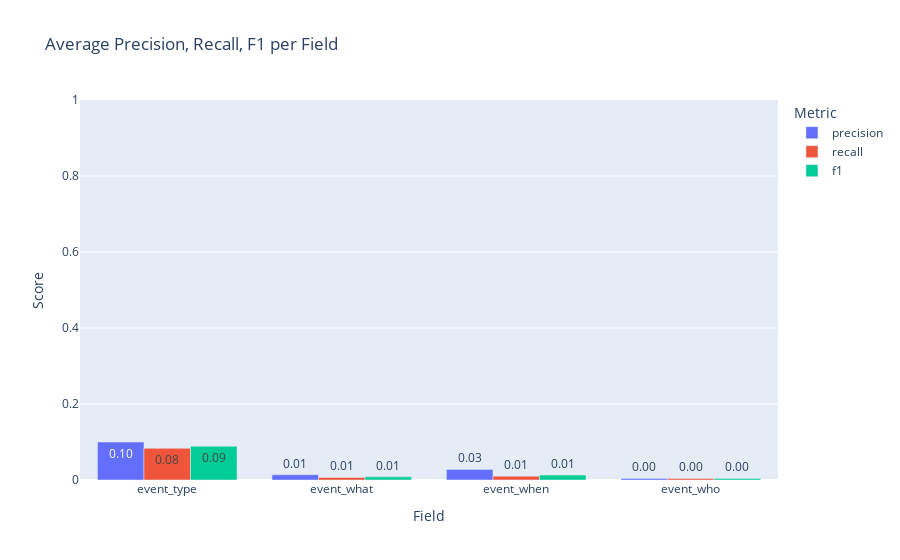
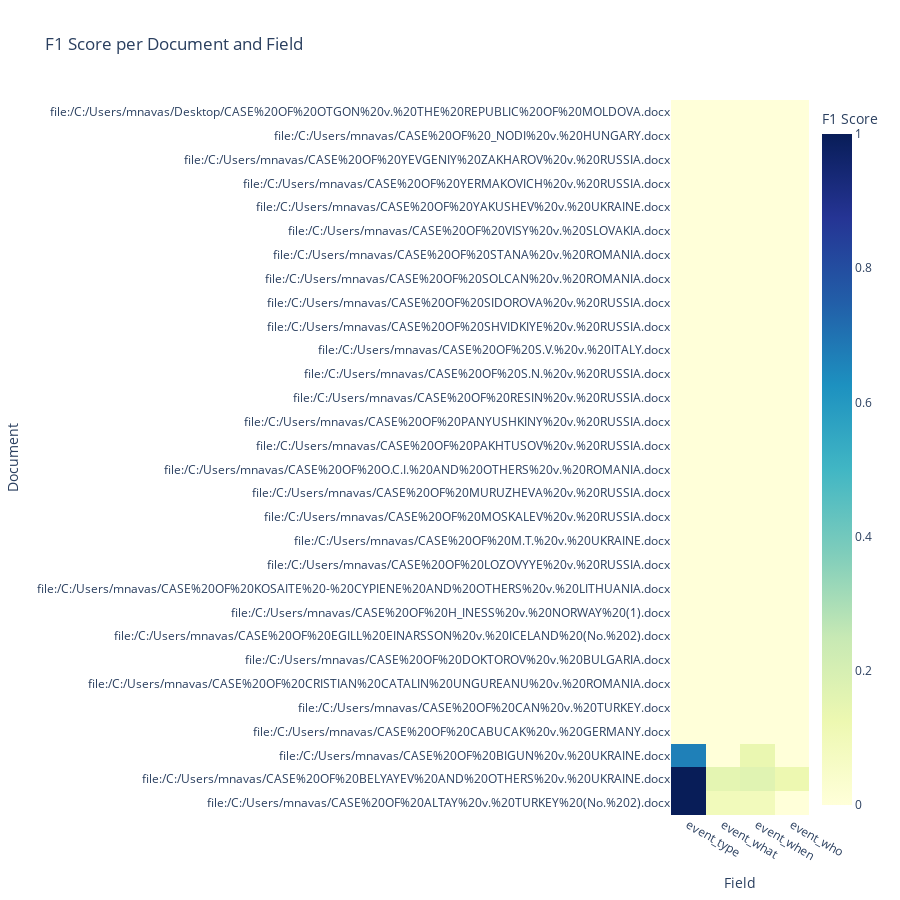
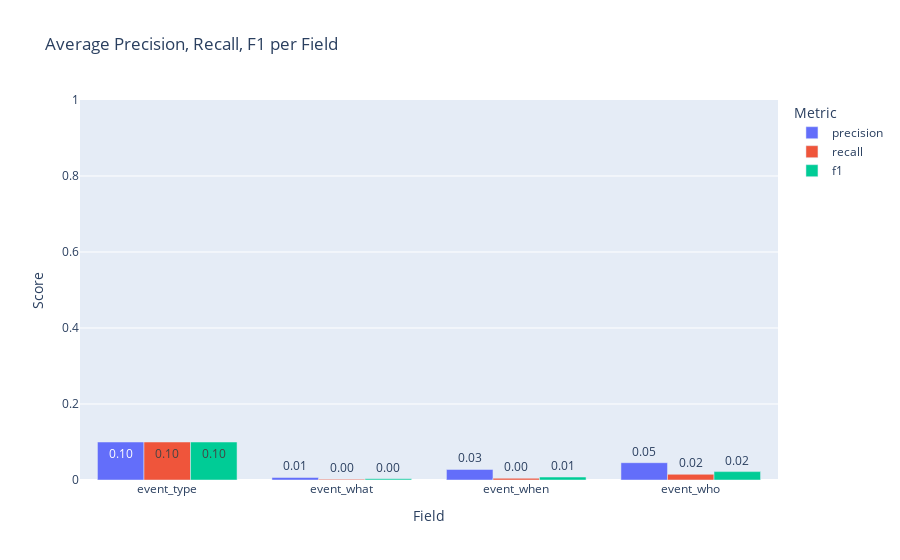
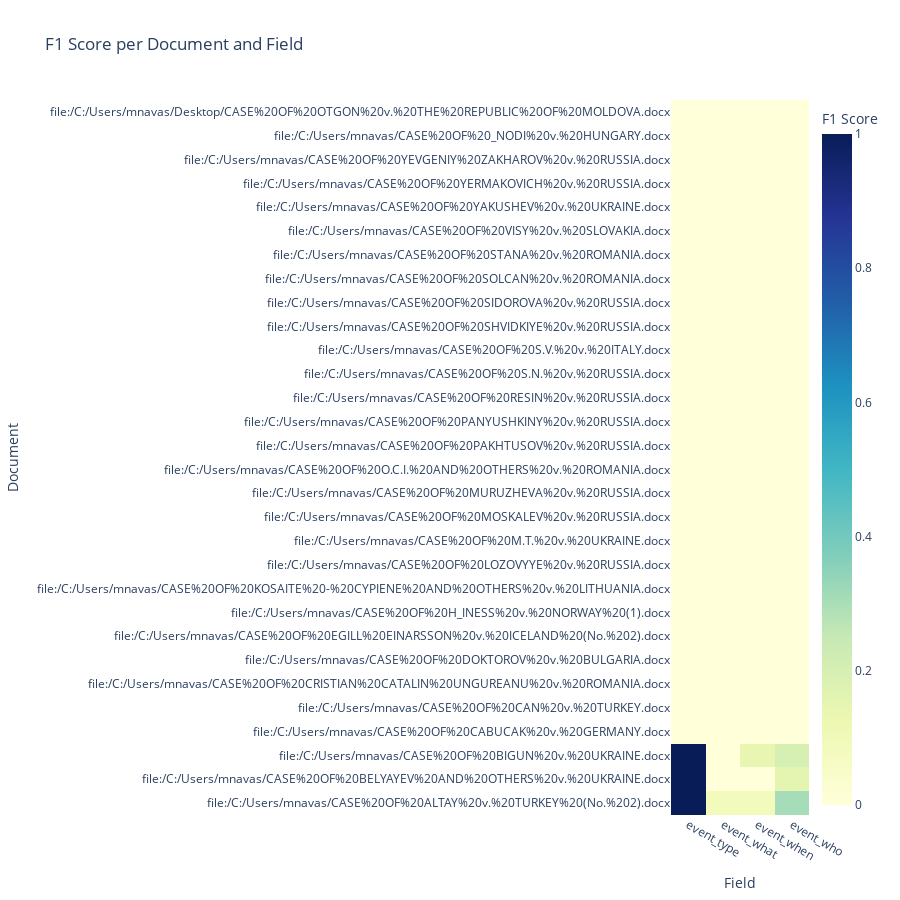

Notebook source saved alongside these figures, in order:
### Code cell
gold_path = "input/gold_standard_events.json"
pred_path = "chat_responses_with_instructions.json"
model_names = get_all_model_names(pred_path)

all_results = {}
for model_name in model_names:
    print(f"\n=== Evaluation for model: {model_name} ===")
    results = evaluate(gold_path, pred_path, model_name=model_name)
    all_results[model_name] = results
    for doc, fields in results.items():
        print(f"\nDocument: {doc}")
        for field, scores in fields.items():
            print(f"{field}: P={scores['precision']:.2f} R={scores['recall']:.2f} F1={scores['f1']:.2f} (TP={scores['tp']} FP={scores['fp']} FN={scores['fn']})")
    plot_overview(results)

### Figure 1 — Plotly figure (JSON) as saved in the notebook; plotly's stock layout.template omitted (floating-point values rounded to 4 significant figures)
{"data": [{"alignmentgroup": "True", "hovertemplate": "Metric=precision<br>Field=%{x}<br>Score=%{y}<extra></extra>", "legendgroup": "precision", "marker": {"color": "#636efa", "pattern": {"shape": ""}}, "name": "precision", "offsetgroup": "precision", "orientation": "v", "showlegend": true, "textposition": "auto", "texttemplate": "%{y:.2f}", "type": "bar", "x": ["event_type", "event_what", "event_when", "event_who"], "xaxis": "x", "y": [0.1, 0.01389, 0.02778, 0.004167], "yaxis": "y"}, {"alignmentgroup": "True", "hovertemplate": "Metric=recall<br>Field=%{x}<br>Score=%{y}<extra></extra>", "legendgroup": "recall", "marker": {"color": "#EF553B", "pattern": {"shape": ""}}, "name": "recall", "offsetgroup": "recall", "orientation": "v", "showlegend": true, "textposition": "auto", "texttemplate": "%{y:.2f}", "type": "bar", "x": ["event_type", "event_what", "event_when", "event_who"], "xaxis": "x", "y": [0.08333, 0.006723, 0.01009, 0.004167], "yaxis": "y"}, {"alignmentgroup": "True", "hovertemplate": "Metric=f1<br>Field=%{x}<br>Score=%{y}<extra></extra>", "legendgroup": "f1", "marker": {"color": "#00cc96", "pattern": {"shape": ""}}, "name": "f1", "offsetgroup": "f1", "orientation": "v", "showlegend": true, "textposition": "auto", "texttemplate": "%{y:.2f}", "type": "bar", "x": ["event_type", "event_what", "event_when", "event_who"], "xaxis": "x", "y": [0.08889, 0.008303, 0.01303, 0.004167], "yaxis": "y"}], "layout": {"barmode": "group", "legend": {"title": {"text": "Metric"}, "tracegroupgap": 0}, "title": {"text": "Average Precision, Recall, F1 per Field"}, "xaxis": {"anchor": "y", "domain": [0, 1], "title": {"text": "Field"}}, "yaxis": {"anchor": "x", "domain": [0, 1], "range": [0, 1], "title": {"text": "Score"}}}}

### Figure 2 — Plotly figure (JSON) as saved in the notebook; plotly's stock layout.template omitted (floating-point values rounded to 4 significant figures)
{"data": [{"colorbar": {"title": {"text": "F1 Score"}}, "colorscale": [[0, "rgb(255,255,217)"], [0.125, "rgb(237,248,177)"], [0.25, "rgb(199,233,180)"], [0.375, "rgb(127,205,187)"], [0.5, "rgb(65,182,196)"], [0.625, "rgb(29,145,192)"], [0.75, "rgb(34,94,168)"], [0.875, "rgb(37,52,148)"], [1, "rgb(8,29,88)"]], "hovertemplate": "Document: %{y}<br>Field: %{x}<br>F1: %{z:.2f}<extra></extra>", "text": [["1.0", "0.1", "0.09", "0.0"], ["1.0", "0.15", "0.17", "0.12"], ["0.67", "0.0", "0.13", "0.0"], ["0.0", "0.0", "0.0", "0.0"], ["0.0", "0.0", "0.0", "0.0"], ["0.0", "0.0", "0.0", "0.0"], ["0.0", "0.0", "0.0", "0.0"], ["0.0", "0.0", "0.0", "0.0"], ["0.0", "0.0", "0.0", "0.0"], ["0.0", "0.0", "0.0", "0.0"], ["0.0", "0.0", "0.0", "0.0"], ["0.0", "0.0", "0.0", "0.0"], ["0.0", "0.0", "0.0", "0.0"], ["0.0", "0.0", "0.0", "0.0"], ["0.0", "0.0", "0.0", "0.0"], ["0.0", "0.0", "0.0", "0.0"], ["0.0", "0.0", "0.0", "0.0"], ["0.0", "0.0", "0.0", "0.0"], ["0.0", "0.0", "0.0", "0.0"], ["0.0", "0.0", "0.0", "0.0"], ["0.0", "0.0", "0.0", "0.0"], ["0.0", "0.0", "0.0", "0.0"], ["0.0", "0.0", "0.0", "0.0"], ["0.0", "0.0", "0.0", "0.0"], ["0.0", "0.0", "0.0", "0.0"], ["0.0", "0.0", "0.0", "0.0"], ["0.0", "0.0", "0.0", "0.0"], ["0.0", "0.0", "0.0", "0.0"], ["0.0", "0.0", "0.0", "0.0"], ["0.0", "0.0", "0.0", "0.0"]], "type": "heatmap", "x": ["event_type", "event_what", "event_when", "event_who"], "y": ["file:/C:/Users/mnavas/CASE%20OF%20ALTAY%20v.%20TURKEY%20(No.%202).docx", "file:/C:/Users/mnavas/CASE%20OF%20BELYAYEV%20AND%20OTHERS%20v.%20UKRAINE.docx", "file:/C:/Users/mnavas/CASE%20OF%20BIGUN%20v.%20UKRAINE.docx", "file:/C:/Users/mnavas/CASE%20OF%20CABUCAK%20v.%20GERMANY.docx", "file:/C:/Users/mnavas/CASE%20OF%20CAN%20v.%20TURKEY.docx", "file:/C:/Users/mnavas/CASE%20OF%20CRISTIAN%20CATALIN%20UNGUREANU%20v.%20ROMANIA.docx", "file:/C:/Users/mnavas/CASE%20OF%20DOKTOROV%20v.%20BULGARIA.docx", "file:/C:/Users/mnavas/CASE%20OF%20EGILL%20EINARSSON%20v.%20ICELAND%20(No.%202).docx", "file:/C:/Users/mnavas/CASE%20OF%20H_INESS%20v.%20NORWAY%20(1).docx", "file:/C:/Users/mnavas/CASE%20OF%20KOSAITE%20-%20CYPIENE%20AND%20OTHERS%20v.%20LITHUANIA.docx", "file:/C:/Users/mnavas/CASE%20OF%20LOZOVYYE%20v.%20RUSSIA.docx", "file:/C:/Users/mnavas/CASE%20OF%20M.T.%20v.%20UKRAINE.docx", "file:/C:/Users/mnavas/CASE%20OF%20MOSKALEV%20v.%20RUSSIA.docx", "file:/C:/Users/mnavas/CASE%20OF%20MURUZHEVA%20v.%20RUSSIA.docx", "file:/C:/Users/mnavas/CASE%20OF%20O.C.I.%20AND%20OTHERS%20v.%20ROMANIA.docx", "file:/C:/Users/mnavas/CASE%20OF%20PAKHTUSOV%20v.%20RUSSIA.docx", "file:/C:/Users/mnavas/CASE%20OF%20PANYUSHKINY%20v.%20RUSSIA.docx", "file:/C:/Users/mnavas/CASE%20OF%20RESIN%20v.%20RUSSIA.docx", "file:/C:/Users/mnavas/CASE%20OF%20S.N.%20v.%20RUSSIA.docx", "file:/C:/Users/mnavas/CASE%20OF%20S.V.%20v.%20ITALY.docx", "file:/C:/Users/mnavas/CASE%20OF%20SHVIDKIYE%20v.%20RUSSIA.docx", "file:/C:/Users/mnavas/CASE%20OF%20SIDOROVA%20v.%20RUSSIA.docx", "file:/C:/Users/mnavas/CASE%20OF%20SOLCAN%20v.%20ROMANIA.docx", "file:/C:/Users/mnavas/CASE%20OF%20STANA%20v.%20ROMANIA.docx", "file:/C:/Users/mnavas/CASE%20OF%20VISY%20v.%20SLOVAKIA.docx", "file:/C:/Users/mnavas/CASE%20OF%20YAKUSHEV%20v.%20UKRAINE.docx", "file:/C:/Users/mnavas/CASE%20OF%20YERMAKOVICH%20v.%20RUSSIA.docx", "file:/C:/Users/mnavas/CASE%20OF%20YEVGENIY%20ZAKHAROV%20v.%20RUSSIA.docx", "file:/C:/Users/mnavas/CASE%20OF%20_NODI%20v.%20HUNGARY.docx", "file:/C:/Users/mnavas/Desktop/CASE%20OF%20OTGON%20v.%20THE%20REPUBLIC%20OF%20MOLDOVA.docx"], "z": [[1.0, 0.09524, 0.09091, 0.0], [1.0, 0.1538, 0.1667, 0.125], [0.6667, 0.0, 0.1333, 0.0], [0.0, 0.0, 0.0, 0.0], [0.0, 0.0, 0.0, 0.0], [0.0, 0.0, 0.0, 0.0], [0.0, 0.0, 0.0, 0.0], [0.0, 0.0, 0.0, 0.0], [0.0, 0.0, 0.0, 0.0], [0.0, 0.0, 0.0, 0.0], [0.0, 0.0, 0.0, 0.0], [0.0, 0.0, 0.0, 0.0], [0.0, 0.0, 0.0, 0.0], [0.0, 0.0, 0.0, 0.0], [0.0, 0.0, 0.0, 0.0], [0.0, 0.0, 0.0, 0.0], [0.0, 0.0, 0.0, 0.0], [0.0, 0.0, 0.0, 0.0], [0.0, 0.0, 0.0, 0.0], [0.0, 0.0, 0.0, 0.0], [0.0, 0.0, 0.0, 0.0], [0.0, 0.0, 0.0, 0.0], [0.0, 0.0, 0.0, 0.0], [0.0, 0.0, 0.0, 0.0], [0.0, 0.0, 0.0, 0.0], [0.0, 0.0, 0.0, 0.0], [0.0, 0.0, 0.0, 0.0], [0.0, 0.0, 0.0, 0.0], [0.0, 0.0, 0.0, 0.0], [0.0, 0.0, 0.0, 0.0]], "zmax": 1, "zmin": 0}], "layout": {"height": 900, "title": {"text": "F1 Score per Document and Field"}, "xaxis": {"title": {"text": "Field"}}, "yaxis": {"title": {"text": "Document"}}}}

### Figure 3 — Plotly figure (JSON) as saved in the notebook; plotly's stock layout.template omitted (floating-point values rounded to 4 significant figures)
{"data": [{"alignmentgroup": "True", "hovertemplate": "Metric=precision<br>Field=%{x}<br>Score=%{y}<extra></extra>", "legendgroup": "precision", "marker": {"color": "#636efa", "pattern": {"shape": ""}}, "name": "precision", "offsetgroup": "precision", "orientation": "v", "showlegend": true, "textposition": "auto", "texttemplate": "%{y:.2f}", "type": "bar", "x": ["event_type", "event_what", "event_when", "event_who"], "xaxis": "x", "y": [0.1, 0.006667, 0.02778, 0.04556], "yaxis": "y"}, {"alignmentgroup": "True", "hovertemplate": "Metric=recall<br>Field=%{x}<br>Score=%{y}<extra></extra>", "legendgroup": "recall", "marker": {"color": "#EF553B", "pattern": {"shape": ""}}, "name": "recall", "offsetgroup": "recall", "orientation": "v", "showlegend": true, "textposition": "auto", "texttemplate": "%{y:.2f}", "type": "bar", "x": ["event_type", "event_what", "event_when", "event_who"], "xaxis": "x", "y": [0.1, 0.001961, 0.004532, 0.015], "yaxis": "y"}, {"alignmentgroup": "True", "hovertemplate": "Metric=f1<br>Field=%{x}<br>Score=%{y}<extra></extra>", "legendgroup": "f1", "marker": {"color": "#00cc96", "pattern": {"shape": ""}}, "name": "f1", "offsetgroup": "f1", "orientation": "v", "showlegend": true, "textposition": "auto", "texttemplate": "%{y:.2f}", "type": "bar", "x": ["event_type", "event_what", "event_when", "event_who"], "xaxis": "x", "y": [0.1, 0.00303, 0.007792, 0.02205], "yaxis": "y"}], "layout": {"barmode": "group", "legend": {"title": {"text": "Metric"}, "tracegroupgap": 0}, "title": {"text": "Average Precision, Recall, F1 per Field"}, "xaxis": {"anchor": "y", "domain": [0, 1], "title": {"text": "Field"}}, "yaxis": {"anchor": "x", "domain": [0, 1], "range": [0, 1], "title": {"text": "Score"}}}}

### Figure 4 — Plotly figure (JSON) as saved in the notebook; plotly's stock layout.template omitted (floating-point values rounded to 4 significant figures)
{"data": [{"colorbar": {"title": {"text": "F1 Score"}}, "colorscale": [[0, "rgb(255,255,217)"], [0.125, "rgb(237,248,177)"], [0.25, "rgb(199,233,180)"], [0.375, "rgb(127,205,187)"], [0.5, "rgb(65,182,196)"], [0.625, "rgb(29,145,192)"], [0.75, "rgb(34,94,168)"], [0.875, "rgb(37,52,148)"], [1, "rgb(8,29,88)"]], "hovertemplate": "Document: %{y}<br>Field: %{x}<br>F1: %{z:.2f}<extra></extra>", "text": [["1.0", "0.09", "0.09", "0.31"], ["1.0", "0.0", "0.0", "0.15"], ["1.0", "0.0", "0.14", "0.2"], ["0.0", "0.0", "0.0", "0.0"], ["0.0", "0.0", "0.0", "0.0"], ["0.0", "0.0", "0.0", "0.0"], ["0.0", "0.0", "0.0", "0.0"], ["0.0", "0.0", "0.0", "0.0"], ["0.0", "0.0", "0.0", "0.0"], ["0.0", "0.0", "0.0", "0.0"], ["0.0", "0.0", "0.0", "0.0"], ["0.0", "0.0", "0.0", "0.0"], ["0.0", "0.0", "0.0", "0.0"], ["0.0", "0.0", "0.0", "0.0"], ["0.0", "0.0", "0.0", "0.0"], ["0.0", "0.0", "0.0", "0.0"], ["0.0", "0.0", "0.0", "0.0"], ["0.0", "0.0", "0.0", "0.0"], ["0.0", "0.0", "0.0", "0.0"], ["0.0", "0.0", "0.0", "0.0"], ["0.0", "0.0", "0.0", "0.0"], ["0.0", "0.0", "0.0", "0.0"], ["0.0", "0.0", "0.0", "0.0"], ["0.0", "0.0", "0.0", "0.0"], ["0.0", "0.0", "0.0", "0.0"], ["0.0", "0.0", "0.0", "0.0"], ["0.0", "0.0", "0.0", "0.0"], ["0.0", "0.0", "0.0", "0.0"], ["0.0", "0.0", "0.0", "0.0"], ["0.0", "0.0", "0.0", "0.0"]], "type": "heatmap", "x": ["event_type", "event_what", "event_when", "event_who"], "y": ["file:/C:/Users/mnavas/CASE%20OF%20ALTAY%20v.%20TURKEY%20(No.%202).docx", "file:/C:/Users/mnavas/CASE%20OF%20BELYAYEV%20AND%20OTHERS%20v.%20UKRAINE.docx", "file:/C:/Users/mnavas/CASE%20OF%20BIGUN%20v.%20UKRAINE.docx", "file:/C:/Users/mnavas/CASE%20OF%20CABUCAK%20v.%20GERMANY.docx", "file:/C:/Users/mnavas/CASE%20OF%20CAN%20v.%20TURKEY.docx", "file:/C:/Users/mnavas/CASE%20OF%20CRISTIAN%20CATALIN%20UNGUREANU%20v.%20ROMANIA.docx", "file:/C:/Users/mnavas/CASE%20OF%20DOKTOROV%20v.%20BULGARIA.docx", "file:/C:/Users/mnavas/CASE%20OF%20EGILL%20EINARSSON%20v.%20ICELAND%20(No.%202).docx", "file:/C:/Users/mnavas/CASE%20OF%20H_INESS%20v.%20NORWAY%20(1).docx", "file:/C:/Users/mnavas/CASE%20OF%20KOSAITE%20-%20CYPIENE%20AND%20OTHERS%20v.%20LITHUANIA.docx", "file:/C:/Users/mnavas/CASE%20OF%20LOZOVYYE%20v.%20RUSSIA.docx", "file:/C:/Users/mnavas/CASE%20OF%20M.T.%20v.%20UKRAINE.docx", "file:/C:/Users/mnavas/CASE%20OF%20MOSKALEV%20v.%20RUSSIA.docx", "file:/C:/Users/mnavas/CASE%20OF%20MURUZHEVA%20v.%20RUSSIA.docx", "file:/C:/Users/mnavas/CASE%20OF%20O.C.I.%20AND%20OTHERS%20v.%20ROMANIA.docx", "file:/C:/Users/mnavas/CASE%20OF%20PAKHTUSOV%20v.%20RUSSIA.docx", "file:/C:/Users/mnavas/CASE%20OF%20PANYUSHKINY%20v.%20RUSSIA.docx", "file:/C:/Users/mnavas/CASE%20OF%20RESIN%20v.%20RUSSIA.docx", "file:/C:/Users/mnavas/CASE%20OF%20S.N.%20v.%20RUSSIA.docx", "file:/C:/Users/mnavas/CASE%20OF%20S.V.%20v.%20ITALY.docx", "file:/C:/Users/mnavas/CASE%20OF%20SHVIDKIYE%20v.%20RUSSIA.docx", "file:/C:/Users/mnavas/CASE%20OF%20SIDOROVA%20v.%20RUSSIA.docx", "file:/C:/Users/mnavas/CASE%20OF%20SOLCAN%20v.%20ROMANIA.docx", "file:/C:/Users/mnavas/CASE%20OF%20STANA%20v.%20ROMANIA.docx", "file:/C:/Users/mnavas/CASE%20OF%20VISY%20v.%20SLOVAKIA.docx", "file:/C:/Users/mnavas/CASE%20OF%20YAKUSHEV%20v.%20UKRAINE.docx", "file:/C:/Users/mnavas/CASE%20OF%20YERMAKOVICH%20v.%20RUSSIA.docx", "file:/C:/Users/mnavas/CASE%20OF%20YEVGENIY%20ZAKHAROV%20v.%20RUSSIA.docx", "file:/C:/Users/mnavas/CASE%20OF%20_NODI%20v.%20HUNGARY.docx", "file:/C:/Users/mnavas/Desktop/CASE%20OF%20OTGON%20v.%20THE%20REPUBLIC%20OF%20MOLDOVA.docx"], "z": [[1.0, 0.09091, 0.09091, 0.3077], [1.0, 0.0, 0.0, 0.1538], [1.0, 0.0, 0.1429, 0.2], [0.0, 0.0, 0.0, 0.0], [0.0, 0.0, 0.0, 0.0], [0.0, 0.0, 0.0, 0.0], [0.0, 0.0, 0.0, 0.0], [0.0, 0.0, 0.0, 0.0], [0.0, 0.0, 0.0, 0.0], [0.0, 0.0, 0.0, 0.0], [0.0, 0.0, 0.0, 0.0], [0.0, 0.0, 0.0, 0.0], [0.0, 0.0, 0.0, 0.0], [0.0, 0.0, 0.0, 0.0], [0.0, 0.0, 0.0, 0.0], [0.0, 0.0, 0.0, 0.0], [0.0, 0.0, 0.0, 0.0], [0.0, 0.0, 0.0, 0.0], [0.0, 0.0, 0.0, 0.0], [0.0, 0.0, 0.0, 0.0], [0.0, 0.0, 0.0, 0.0], [0.0, 0.0, 0.0, 0.0], [0.0, 0.0, 0.0, 0.0], [0.0, 0.0, 0.0, 0.0], [0.0, 0.0, 0.0, 0.0], [0.0, 0.0, 0.0, 0.0], [0.0, 0.0, 0.0, 0.0], [0.0, 0.0, 0.0, 0.0], [0.0, 0.0, 0.0, 0.0], [0.0, 0.0, 0.0, 0.0]], "zmax": 1, "zmin": 0}], "layout": {"height": 900, "title": {"text": "F1 Score per Document and Field"}, "xaxis": {"title": {"text": "Field"}}, "yaxis": {"title": {"text": "Document"}}}}
